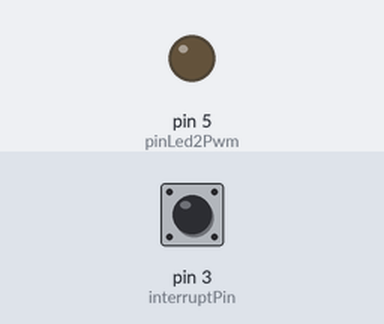
Recording of a sketch running on a simulated Arduino Uno, built with avr-gcc and run on an emulated ATmega328P. On the bench: output pins drawn as LEDs (lit = HIGH). The test bench sets the inputs (shaded band); at power-on: pin 3 (interruptPin) HIGH. Sleep ends after the set time or at an interrupt; no radio packets arrive unless stated.

Above: at 31.4 s.
31.5 s: pin 3 (interruptPin) pulled LOW for 0.15 s
At 46.8 s:
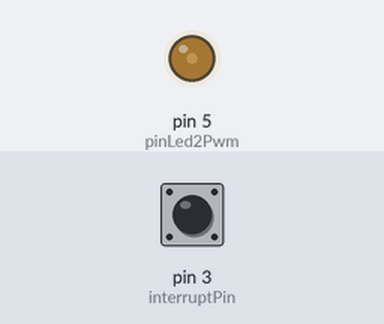
At 51.9 s:
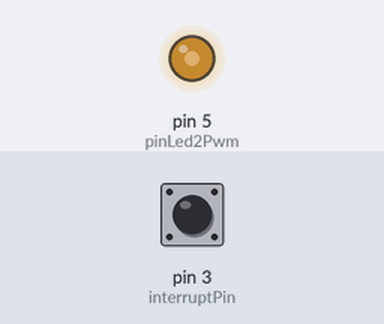
Timing chart, 0 to 63.0 s (numbered marks = the images above; inputs shaded):
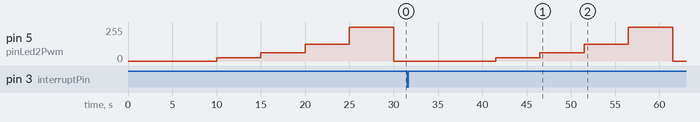

The sketch:

LowPowerEval.ino
```cpp
/*****************************************************************
 *                                                               *
 * Widget Controller Low-Power Evaluation                        *
 *                                                               *
 * Platform:  various Arduinos                                   *
 *                                                               *
 * by Ross Butler, November 2019                             )'( *
 *                                                               *
 * based on Widget_FourPlay                                      *
 *                                                               *
 *****************************************************************/

/*
    This file is part of Illumicone.

    Illumicone is free software: you can redistribute it and/or modify
    it under the terms of the GNU General Public License as published by
    the Free Software Foundation, either version 3 of the License, or
    (at your option) any later version.

    Illumicone is distributed in the hope that it will be useful,
    but WITHOUT ANY WARRANTY; without even the implied warranty of
    MERCHANTABILITY or FITNESS FOR A PARTICULAR PURPOSE.  See the
    GNU General Public License for more details.

    You should have received a copy of the GNU General Public License
    along with Illumicone.  If not, see <http://www.gnu.org/licenses/>.
*/


/***********
 * Options *
 ***********/

#define ENABLE_RADIO
//#define ENABLE_DEBUG_PRINT


/************
 * Includes *
 ************/

#include <avr/power.h>
#include <avr/sleep.h>
#include <avr/wdt.h>

#include "illumiconeWidget.h"

#ifdef ENABLE_DEBUG_PRINT
#include "printf.h"
#endif


/*****************
 * Configuration *
 *****************/

#define DISABLE_ADC
#define DISABLE_UART

constexpr uint32_t opStateChangeIntervalMs = 5000;
constexpr uint32_t approximateStandbyIntervalMs = 30000;

constexpr uint8_t interruptPin = 3;

constexpr uint8_t pinLed1 = 0;              // 0 to disable
constexpr uint8_t led1On = HIGH;
constexpr uint8_t led1Off = LOW;

constexpr uint8_t pinLed2Pwm = 5;           // 0 to disable
constexpr uint8_t led2LowIntensity = 0;
constexpr uint8_t led2HighIntensity = 255;

#define WIDGET_ID 0

#define ACTIVE_TX_INTERVAL_MS 100L
#define INACTIVE_TX_INTERVAL_MS 500L
// In standby mode, we'll transmit a packet with zero-valued data approximately
// every STANDBY_TX_INTERVAL_S seconds.  Wake-ups occur at 8-second intervals, so
// STANDBY_TX_INTERVAL_S should be a multiple of 8 between 8 and 2040, inclusive.
#define STANDBY_TX_INTERVAL_S 24

// ---------- radio configuration ----------

// Nwdgt, where N indicates the payload type (0: stress test; 1: position
// and velocity; 2: measurement vector; 3,4: undefined; 5: custom)
#define TX_PIPE_ADDRESS "2wdgt"

// Set WANT_ACK to false, TX_RETRY_DELAY_MULTIPLIER to 0, and TX_MAX_RETRIES
// to 0 for fire-and-forget.  To enable retries and delivery failure detection,
// set WANT_ACK to true.  The delay between retries is 250 us multiplied by
// TX_RETRY_DELAY_MULTIPLIER.  To help prevent repeated collisions, use 1, a
// prime number (2, 3, 5, 7, 11, 13), or 15 (the maximum) for TX_MAX_RETRIES.
#define WANT_ACK false
#define TX_RETRY_DELAY_MULTIPLIER 0     // use widget-specific values below when getting acks
#define TX_MAX_RETRIES 0                // use 15 when getting acks

// Possible data rates are RF24_250KBPS, RF24_1MBPS, or RF24_2MBPS.  (2 Mbps
// works with genuine Nordic Semiconductor chips only, not the counterfeits.)
#define DATA_RATE RF24_1MBPS

// Valid CRC length values are RF24_CRC_8, RF24_CRC_16, and RF24_CRC_DISABLED
#define CRC_LENGTH RF24_CRC_16

// nRF24 frequency range:  2400 to 2525 MHz (channels 0 to 125)
// ISM: 2400-2500;  ham: 2390-2450
// WiFi ch. centers: 1:2412, 2:2417, 3:2422, 4:2427, 5:2432, 6:2437, 7:2442,
//                   8:2447, 9:2452, 10:2457, 11:2462, 12:2467, 13:2472, 14:2484
#define RF_CHANNEL 97

// RF24_PA_MIN = -18 dBm, RF24_PA_LOW = -12 dBm, RF24_PA_HIGH = -6 dBm, RF24_PA_MAX = 0 dBm
#define RF_POWER_LEVEL RF24_PA_MAX


/***********************
 * Types and Constants *
 ***********************/

enum class OperatingState {
  WIDGET_ACTIVE_START,
  WIDGET_ACTIVE,
  WIDGET_INACTIVE_LED1_OFF_START,
  WIDGET_INACTIVE_LED1_OFF,
  WIDGET_INACTIVE_LED1_ON_START,
  WIDGET_INACTIVE_LED1_ON,
  WIDGET_INACTIVE_LED2_10PCT_START,
  WIDGET_INACTIVE_LED2_10PCT,
  WIDGET_INACTIVE_LED2_25PCT,
  WIDGET_INACTIVE_LED2_50PCT,
  WIDGET_INACTIVE_LED2_100PCT,
  WIDGET_STANDBY_START,
  WIDGET_STANDBY_END,
};

enum class WidgetMode {
  init,
  standby,
  inactive,
  active
};


/***********
 * Globals *
 ***********/

static OperatingState opState = OperatingState::WIDGET_ACTIVE_START;
static WidgetMode widgetMode = WidgetMode::init;

#ifdef ENABLE_RADIO
static RF24 radio(9, 10);    // CE on pin 9, CSN on pin 10, also uses SPI bus (SCK on 13, MISO on 12, MOSI on 11)
#endif

static MeasurementVectorPayload payload;

static volatile bool gotPinInterrupt;

static int32_t nextOpStateChangeMs;
static int32_t remainingOpStateChangeMs;
static int32_t nextTxMs;
static uint32_t txInterval;

static uint8_t stayAwakeCountdown;


/*********************************
 * Interrupt Setup and Servicing *
 *********************************/

void setUpPinChangeInterrupt(uint8_t pin)
{
  *digitalPinToPCMSK(pin) |= bit (digitalPinToPCMSKbit(pin));  // enable pin
  PCIFR  |= bit (digitalPinToPCICRbit(pin)); // clear any outstanding interrupt
  PCICR  |= bit (digitalPinToPCICRbit(pin)); // enable interrupt for the group
}


ISR(WDT_vect) {
  if (widgetMode == WidgetMode::standby) {
    sleep_disable();
  }
}


// Service pin change interrupt for D0 - D7.
ISR(PCINT2_vect)
{
  gotPinInterrupt = true;

  if (widgetMode == WidgetMode::standby) {
    sleep_disable();
    return;
  }
}


// Service pin change interrupt for A0 - A5.
ISR(PCINT1_vect)
{
  gotPinInterrupt = true;

  if (widgetMode == WidgetMode::standby) {
    sleep_disable();
    return;
  }
}


/***********
 * Helpers *
 ***********/

bool widgetWake()
{
  uint32_t now = millis();

  if (!gotPinInterrupt) {
#ifdef ENABLE_DEBUG_PRINT
    Serial.println(F("Woken up by watchdog."));
#endif
    if (--stayAwakeCountdown == 0) {
      stayAwakeCountdown = STANDBY_TX_INTERVAL_S / 8;
      // Let the pattern controller know we're still alive.
      sendMeasurements(now);
    }
    // Stay awake if it is time to change operating state.
    remainingOpStateChangeMs -= 8000L;
    nextOpStateChangeMs = now + remainingOpStateChangeMs;
    return ((int32_t) (now - nextOpStateChangeMs) >= 0) ? true : false;
  }

  gotPinInterrupt = false;

#ifdef ENABLE_DEBUG_PRINT
  Serial.println(F("Woken up by pin interrupt."));
#endif

  // Reinitialize all the time trackers because the ms timer has been off.
  nextTxMs = now;
  nextOpStateChangeMs = now;

  return true;
}


void widgetSleep(uint32_t now)
{
  // Keep track of how long we have left in this operating state because
  // we're going to lose the millisecond counter when we sleep so we'll
  // need to recompute nextOpStateChangeMs when we awaken.
  remainingOpStateChangeMs = nextOpStateChangeMs - now;

  // We don't want interrupts duing the timing-critical stuff below,
  // and we don't want the ISR to disable sleep before we go to sleep.
  noInterrupts();

  gotPinInterrupt = false;

  set_sleep_mode(SLEEP_MODE_PWR_DOWN);
  sleep_enable();

  // The interrupt is already attached because it is the interrupt the IMU uses.

  // Turn off brown-out enable in software.  BODS must be set to
  // one and BODSE must be set to zero within four clock cycles.
  MCUCR = bit (BODS) | bit (BODSE);
  // The BODS bit is automatically cleared after three clock cycles.
  MCUCR = bit (BODS);

  // Standby mode tells the ISR to disable sleep after we wake up.
  widgetMode = WidgetMode::standby;

  // sleep_cpu is guarnteed to be called because the processor always
  // executes the next instruction after interrupts are enabled.
  interrupts();
  sleep_cpu();
}


void setWidgetMode(WidgetMode newMode, uint32_t now)
{
  bool stayAwake;

  switch (newMode) {

    case WidgetMode::standby:
#ifdef ENABLE_DEBUG_PRINT
      Serial.println(F("Widget mode changing to standby."));
#endif
      wdt_reset();
      stayAwakeCountdown = STANDBY_TX_INTERVAL_S / 8;
      stayAwake = false;
      while (!stayAwake) {
        // widgetSleep returns after we sleep then wake up.
        widgetSleep(now);
        stayAwake = widgetWake();
      }
      widgetMode = WidgetMode::inactive;
      break;

    case WidgetMode::inactive:
#ifdef ENABLE_DEBUG_PRINT
      Serial.println(F("Widget mode changing to inactive."));
#endif
      // The change in tx interval will become effective after the next
      // transmission, which needs to happen at the shorter active interval
      // so that the pattern controller quicly knows we've gone inactive.
      txInterval = INACTIVE_TX_INTERVAL_MS;
      widgetMode = WidgetMode::inactive;
      break;

    case WidgetMode::active:
#ifdef ENABLE_DEBUG_PRINT
      Serial.println(F("Widget mode changing to active."));
#endif
      txInterval = ACTIVE_TX_INTERVAL_MS;
      // The next transmission needs to be as soon as practical so that
      // the pattern controller quickly knows that we're active again.
      if ((int32_t) (nextTxMs - now) > ACTIVE_TX_INTERVAL_MS) {
        nextTxMs = now + ACTIVE_TX_INTERVAL_MS;
      }
      widgetMode = WidgetMode::active;
      break;

    default:
#ifdef ENABLE_DEBUG_PRINT
      Serial.println(F("*** Invalid newMode in setWidgetMode"));
#endif
      break;
  }
}


void sendMeasurements(uint32_t now)
{
#ifdef ENABLE_RADIO
  if (!radio.write(&payload, sizeof(payload), !WANT_ACK)) {
#ifdef ENABLE_DEBUG_PRINT
    Serial.println(F("tx failed."));
#endif
  }
#else
  if (pinLed1 != 0) {
    // Simulate the radio's load.
    digitalWrite(pinLed1, led1On);
    delay(1);
    digitalWrite(pinLed1, led1Off);
  }
#endif
}


/******************
 * Initialization *
 ******************/

void setup()
{
#ifdef ENABLE_DEBUG_PRINT
  Serial.begin(115200);
  printf_begin();
#endif

#ifdef DISABLE_ADC
  ADCSRA = 0;
  power_adc_disable(); // ADC converter
#endif

#if defined(DISABLE_UART) && !defined(ENABLE_DEBUG_PRINT)
  power_usart0_disable();
#endif

  pinMode(interruptPin, INPUT);
  digitalWrite(interruptPin, HIGH);

  if (pinLed1 != 0) {
    pinMode(pinLed1, OUTPUT);
    digitalWrite(pinLed1, led1Off);
  }

  if (pinLed2Pwm != 0) {
    pinMode(pinLed2Pwm, OUTPUT);
    analogWrite(pinLed2Pwm, map(0, 0, 100, led2LowIntensity, led2HighIntensity));
  }

#ifdef ENABLE_RADIO
  configureRadio(radio, TX_PIPE_ADDRESS, WANT_ACK, TX_RETRY_DELAY_MULTIPLIER,
                 TX_MAX_RETRIES, CRC_LENGTH, RF_POWER_LEVEL, DATA_RATE,
                 RF_CHANNEL);
#endif

  // Set the watchdog for interrupt only (no system reset) and an 8s interval.
  // We have to turn off interrupts because the changes to the control register
  // must be done within four clock cycles of setting WDCE (change-enable bit).
  noInterrupts();
  _WD_CONTROL_REG = (1 << WDCE) | (1 << WDE);
  _WD_CONTROL_REG = (1 << WDIE) | (0 << WDE) | (1 << WDP3) | (1 << WDP0);
  interrupts();

  payload.widgetHeader.id = WIDGET_ID;
  payload.widgetHeader.channel = 9;
  payload.widgetHeader.isActive = false;
  for (uint8_t i = 0; i < 15; ++i) {
    payload.measurements[i] = 0xa5a5;
  }

  // Set up and turn on the pin-change interrupts last.
  setUpPinChangeInterrupt(interruptPin);
}


void loop()
{
  static int32_t lastOpStateChangeMs;
  static bool doTx;

  uint32_t now = millis();

  switch(opState) {

    case OperatingState::WIDGET_ACTIVE_START:
      doTx = true;
      setWidgetMode(WidgetMode::active, now);
      opState = OperatingState::WIDGET_ACTIVE;
      nextOpStateChangeMs = now + opStateChangeIntervalMs;
      break;

    case OperatingState::WIDGET_ACTIVE:
      if ((int32_t) (now - nextOpStateChangeMs) >= 0) {
        opState = OperatingState::WIDGET_INACTIVE_LED1_OFF_START;
      }
      break;

    case OperatingState::WIDGET_INACTIVE_LED1_OFF_START:
      setWidgetMode(WidgetMode::inactive, now);
      opState = OperatingState::WIDGET_INACTIVE_LED1_OFF;
      nextOpStateChangeMs = now + opStateChangeIntervalMs;
      break;

    case OperatingState::WIDGET_INACTIVE_LED1_OFF:
      if ((int32_t) (now - nextOpStateChangeMs) >= 0) {
        opState = OperatingState::WIDGET_INACTIVE_LED1_ON_START;
      }
      break;

    case OperatingState::WIDGET_INACTIVE_LED1_ON_START:
      if (pinLed1 != 0) {
        digitalWrite(pinLed1, led1On);
        opState = OperatingState::WIDGET_INACTIVE_LED1_ON;
        nextOpStateChangeMs = now + opStateChangeIntervalMs;
      }
      else {
        opState = OperatingState::WIDGET_INACTIVE_LED2_10PCT_START;
      }
      break;

    case OperatingState::WIDGET_INACTIVE_LED1_ON:
      if ((int32_t) (now - nextOpStateChangeMs) >= 0) {
        digitalWrite(pinLed1, led1Off);
        opState = OperatingState::WIDGET_INACTIVE_LED2_10PCT_START;
      }
      break;

    case OperatingState::WIDGET_INACTIVE_LED2_10PCT_START:
      if (pinLed2Pwm != 0) {
        analogWrite(pinLed2Pwm, map(10, 0, 100, led2LowIntensity, led2HighIntensity));
        nextOpStateChangeMs = now + opStateChangeIntervalMs;
        opState = OperatingState::WIDGET_INACTIVE_LED2_10PCT;
      }
      else {
        opState = OperatingState::WIDGET_STANDBY_START;
      }
      break;

    case OperatingState::WIDGET_INACTIVE_LED2_10PCT:
      if ((int32_t) (now - nextOpStateChangeMs) >= 0) {
        analogWrite(pinLed2Pwm, map(25, 0, 100, led2LowIntensity, led2HighIntensity));
        opState = OperatingState::WIDGET_INACTIVE_LED2_25PCT;
        nextOpStateChangeMs = now + opStateChangeIntervalMs;
      }
      break;

    case OperatingState::WIDGET_INACTIVE_LED2_25PCT:
      if ((int32_t) (now - nextOpStateChangeMs) >= 0) {
        analogWrite(pinLed2Pwm, map(50, 0, 100, led2LowIntensity, led2HighIntensity));
        opState = OperatingState::WIDGET_INACTIVE_LED2_50PCT;
        nextOpStateChangeMs = now + opStateChangeIntervalMs;
      }
      break;

    case OperatingState::WIDGET_INACTIVE_LED2_50PCT:
      if ((int32_t) (now - nextOpStateChangeMs) >= 0) {
        analogWrite(pinLed2Pwm, map(100, 0, 100, led2LowIntensity, led2HighIntensity));
        opState = OperatingState::WIDGET_INACTIVE_LED2_100PCT;
        nextOpStateChangeMs = now + opStateChangeIntervalMs;
      }
      break;

    case OperatingState::WIDGET_INACTIVE_LED2_100PCT:
      if ((int32_t) (now - nextOpStateChangeMs) >= 0) {
        analogWrite(pinLed2Pwm, map(0, 0, 100, led2LowIntensity, led2HighIntensity));
        opState = OperatingState::WIDGET_STANDBY_START;
      }
      break;

    case OperatingState::WIDGET_STANDBY_START:
      doTx = false;
      opState = OperatingState::WIDGET_STANDBY_END;
      nextOpStateChangeMs = now + approximateStandbyIntervalMs;
      // setWidgetMode won't return until it it is time to wake up (and we've woken up).
      setWidgetMode(WidgetMode::standby, now);
      break;

    case OperatingState::WIDGET_STANDBY_END:
      opState = OperatingState::WIDGET_ACTIVE_START;
      break;
  }

  if (doTx && (int32_t) (now - nextTxMs) >= 0) {
    nextTxMs = now + txInterval;
    sendMeasurements(now);
  }

}
```

Measured:
- after the input at 31.5 s, pin 5 (pinLed2Pwm): 0/255 → 25/255 after 10.0 s, → 63/255 5.0 s later, → 127/255 5.0 s later, → 255/255 5.0 s later, … (5 changes in this stretch)
